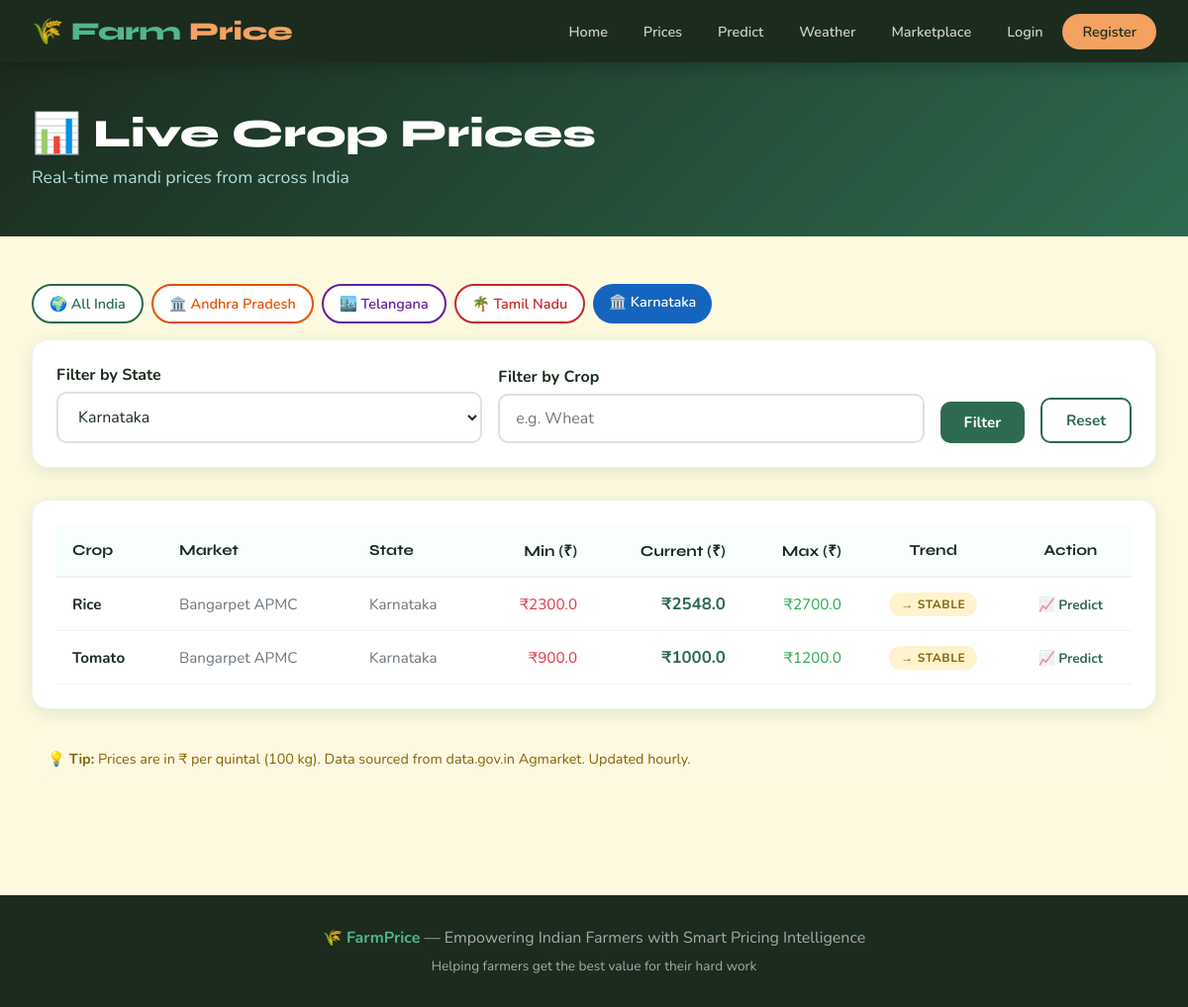
The page /prices/?state=Karnataka on the database its author committed.
### crops/models.py (models this page shows, shortened)
class Crop(models.Model):
    CROP_CHOICES = [
        ('wheat', 'Wheat'),
        ('rice', 'Rice'),
        ('corn', 'Corn'),
        ('cotton', 'Cotton'),
        ('sugarcane', 'Sugarcane'),
        ('soybean', 'Soybean'),
        ('tomato', 'Tomato'),
        ('potato', 'Potato'),
        ('onion', 'Onion'),
        ('groundnut', 'Groundnut'),
    ]
    name = models.CharField(max_length=100, choices=CROP_CHOICES)
    current_price = models.DecimalField(max_digits=10, decimal_places=2)
    min_price = models.DecimalField(max_digits=10, decimal_places=2)
    max_price = models.DecimalField(max_digits=10, decimal_places=2)
    market_name = models.CharField(max_length=200)
    state = models.CharField(max_length=100)
    updated_at = models.DateTimeField(auto_now=True)
    trend = models.CharField(max_length=10, choices=[('up', 'Rising'), ('down', 'Falling'), ('stable', 'Stable')], default='stable')

### crops/views.py (the view)
# urls.py: path('prices/', views.crop_prices, name='crop_prices'),
def crop_prices(request):
    state_filter = request.GET.get('state', '')
    crop_filter = request.GET.get('crop', '').lower()
    region = request.GET.get('region', '')  # 'ap_telangana' or ''
    if region == 'ap_telangana':
        from .api_client import get_ap_telangana_prices
        all_prices = get_ap_telangana_prices()
    elif state_filter:
        all_prices = get_all_prices(state=state_filter)
    else:
        all_prices = get_all_prices()
    if crop_filter:
        all_prices = [c for c in all_prices if crop_filter in c['name']]
    states = ['Andhra Pradesh', 'Telangana'] + list(
        set(c['state'] for c in all_prices if c['state'] not in ['N/A', 'Andhra Pradesh', 'Telangana'])
    )
    context = {
        'crops': all_prices,
        'states': states,
        'state_filter': state_filter,
        'crop_filter': crop_filter,
        'region': region,
    }
    return render(request, 'crops/prices.html', context)

### crops/api_client.py (called while the page is built)
def get_all_prices(state=None):
    from .models import Crop
    crops = Crop.objects.all()
    if state:
        crops = crops.filter(state__iexact=state)
    results = []
    for c in crops:
        results.append({
            "name": c.name,
            "display_name": c.get_name_display(),
            "current_price": float(c.current_price),
            "min_price": float(c.min_price),
            "max_price": float(c.max_price),
            "market_name": c.market_name,
            "state": c.state,
            "updated_at": str(c.updated_at.date()),
            "trend": c.trend,
        })
    return results

### crops/templates/crops/prices.html (shortened to what this page needs)
{% extends 'crops/base.html' %}
{% block content %}
<section style="background: linear-gradient(135deg, #1b2b1e, #2d6a4f); padding: 3rem 0;">
    <div class="container">
        <h1 style="font-family: 'Syne', sans-serif; font-size: 2.5rem; font-weight: 800; color: white; margin-bottom: 0.5rem;">📊 Live Crop Prices</h1>
        <p style="color: #b2dfdb; font-size: 1.1rem;">Real-time mandi prices from across India</p>
    </div>
</section>
<section class="section">
    <div class="container">
        <div style="margin-bottom: 1rem; display: flex; gap: 0.5rem; flex-wrap: wrap;">
            <a href="/prices/"
               style="padding: 0.5rem 1rem; border-radius: 20px; text-decoration: none; font-weight: 600; font-size: 0.9rem;
               {% if not state_filter and not region %}background:#2d6a4f; color:white;{% else %}background:white; color:#2d6a4f; border: 2px solid #2d6a4f;{% endif %}">
                🌍 All India
            </a>
            <a href="/prices/?state=Andhra+Pradesh"
               style="padding: 0.5rem 1rem; border-radius: 20px; text-decoration: none; font-weight: 600; font-size: 0.9rem;
               {% if state_filter == 'Andhra Pradesh' %}background:#e65100; color:white;{% else %}background:white; color:#e65100; border: 2px solid #e65100;{% endif %}">
                🏛️ Andhra Pradesh
            </a>
            <a href="/prices/?state=Telangana"
               style="padding: 0.5rem 1rem; border-radius: 20px; text-decoration: none; font-weight: 600; font-size: 0.9rem;
               {% if state_filter == 'Telangana' %}background:#6a1b9a; color:white;{% else %}background:white; color:#6a1b9a; border: 2px solid #6a1b9a;{% endif %}">
                🏙️ Telangana
            </a>
            <a href="/prices/?state=Tamil+Nadu"
               style="padding: 0.5rem 1rem; border-radius: 20px; text-decoration: none; font-weight: 600; font-size: 0.9rem;
               {% if state_filter == 'Tamil Nadu' %}background:#c62828; color:white;{% else %}background:white; color:#c62828; border: 2px solid #c62828;{% endif %}">
                🌴 Tamil Nadu
            </a>
            <a href="/prices/?state=Karnataka"
               style="padding: 0.5rem 1rem; border-radius: 20px; text-decoration: none; font-weight: 600; font-size: 0.9rem;
               {% if state_filter == 'Karnataka' %}background:#1565c0; color:white;{% else %}background:white; color:#1565c0; border: 2px solid #1565c0;{% endif %}">
                🏛️ Karnataka
            </a>
        </div>
        <div class="card" style="margin-bottom: 2rem;">
            <form method="get" style="display: flex; gap: 1rem; flex-wrap: wrap; align-items: flex-end;">
                <div class="form-group" style="flex: 1; min-width: 180px; margin-bottom: 0;">
                    <label>Filter by State</label>
                    <select name="state">
                        {% for state in states %}
                        <option value="{{ state }}" {% if state == state_filter %}selected{% endif %}>{{ state }}</option>
                        {% endfor %}
                    </select>
                </div>
                <div class="form-group" style="flex: 1; min-width: 180px; margin-bottom: 0;">
                    <label>Filter by Crop</label>
                    <input type="text" name="crop" value="{{ crop_filter }}" placeholder="e.g. Wheat">
                </div>
                <button type="submit" class="btn btn-primary">Filter</button>
                <a href="/prices/" class="btn btn-outline">Reset</a>
            </form>
        </div>
        {% if crops %}
        <div class="card" style="overflow-x: auto;">
            <table style="width: 100%; border-collapse: collapse; font-size: 0.95rem;">
                <thead>
                    <tr style="background: #f8fffe; border-bottom: 2px solid #e8f5e9;">
                        <th style="padding: 1rem; text-align: left; font-family: 'Syne', sans-serif; font-weight: 700;">Crop</th>
                        <th style="padding: 1rem; text-align: left; font-family: 'Syne', sans-serif; font-weight: 700;">Market</th>
                        <th style="padding: 1rem; text-align: left; font-family: 'Syne', sans-serif; font-weight: 700;">State</th>
                        <th style="padding: 1rem; text-align: right; font-family: 'Syne', sans-serif; font-weight: 700;">Min (₹)</th>
                        <th style="padding: 1rem; text-align: right; font-family: 'Syne', sans-serif; font-weight: 700;">Current (₹)</th>
                        <th style="padding: 1rem; text-align: right; font-family: 'Syne', sans-serif; font-weight: 700;">Max (₹)</th>
                        <th style="padding: 1rem; text-align: center; font-family: 'Syne', sans-serif; font-weight: 700;">Trend</th>
                        <th style="padding: 1rem; text-align: center; font-family: 'Syne', sans-serif; font-weight: 700;">Action</th>
                    </tr>
                </thead>
                <tbody>
                    {% for crop in crops %}
                    <tr style="border-bottom: 1px solid #f0f7f0; transition: background 0.15s;"
                        onmouseover="this.style.background='#f8fffe'"
                        onmouseout="this.style.background=''">
                        <td style="padding: 0.9rem 1rem; font-weight: 700;">{{ crop.display_name }}</td>
                        <td style="padding: 0.9rem 1rem; color: #6c757d;">{{ crop.market_name }}</td>
                        <td style="padding: 0.9rem 1rem; color: #6c757d;">{{ crop.state }}</td>
                        <td style="padding: 0.9rem 1rem; text-align: right; color: #dc3545;">₹{{ crop.min_price }}</td>
                        <td style="padding: 0.9rem 1rem; text-align: right; font-weight: 700; font-size: 1.05rem; color: #2d6a4f;">₹{{ crop.current_price }}</td>
                        <td style="padding: 0.9rem 1rem; text-align: right; color: #28a745;">₹{{ crop.max_price }}</td>
                        <td style="padding: 0.9rem 1rem; text-align: center;">
                            {% if crop.trend == 'up' %}
                                <span class="badge badge-up">▲ Rising</span>
                            {% elif crop.trend == 'down' %}
                                <span class="badge badge-down">▼ Falling</span>
                            {% else %}
                                <span class="badge badge-stable">→ Stable</span>
                            {% endif %}
                        </td>
                        <td style="padding: 0.9rem 1rem; text-align: center;">
                            <a href="/predict/?crop={{ crop.name }}" style="color: #2d6a4f; font-weight: 700; text-decoration: none; font-size: 0.85rem;">📈 Predict</a>
                        </td>
                    </tr>
                    {% endfor %}
                </tbody>
            </table>
        </div>
        {% else %}
        <div style="text-align: center; padding: 4rem; color: #6c757d;">
            <div style="font-size: 4rem; margin-bottom: 1rem;">📊</div>
            <h3 style="font-family: 'Syne', sans-serif;">No price data found</h3>
            <p>Try adjusting your filters or check back later.</p>
        </div>
        {% endif %}
        <div style="margin-top: 1.5rem; padding: 1rem; background: #fff8e1; border-radius: 10px; font-size: 0.9rem; color: #856404;">
            💡 <strong>Tip:</strong> Prices are in ₹ per quintal (100 kg). Data sourced from data.gov.in Agmarket. Updated hourly.
        </div>
    </div>
</section>
{% endblock %}

### crops/templates/crops/base.html (style rules this page uses)
:root { --green: #2d6a4f; --green-light: #52b788; --green-pale: #d8f3dc; --earth: #a0522d; --gold: #f4a261; --sky: #48cae4; --cream: #fefae0; --dark: #1b2b1e; --gray: #6c757d; --white: #ffffff; --shadow: 0 4px 20px rgba(45, 106, 79, 0.15); }
* { margin: 0; padding: 0; box-sizing: border-box; }
body { font-family: 'Nunito', sans-serif; background: var(--cream); color: var(--dark); min-height: 100vh; }
.card { background: white; border-radius: 16px; padding: 1.5rem; box-shadow: var(--shadow); border: 1px solid #e8f5e9; }
.btn { display: inline-block; padding: 0.7rem 1.5rem; border-radius: 10px; font-weight: 700; font-size: 0.95rem; text-decoration: none; border: none; cursor: pointer; transition: all 0.2s; font-family: 'Nunito', sans-serif; }
.btn-primary { background: var(--green); color: white; }
.btn-outline { background: transparent; border: 2px solid var(--green); color: var(--green); }
.badge { display: inline-block; padding: 0.25rem 0.75rem; border-radius: 20px; font-size: 0.75rem; font-weight: 700; text-transform: uppercase; letter-spacing: 0.05em; }
.badge-stable { background: #fff3cd; color: #856404; }
.container { max-width: 1200px; margin: 0 auto; padding: 0 2rem; }
.section { padding: 3rem 0; }
.form-group { margin-bottom: 1.25rem; }
.form-group label { display: block; font-weight: 700; margin-bottom: 0.4rem; color: var(--dark); }
.form-group input, .form-group select, .form-group textarea { width: 100%; padding: 0.75rem 1rem; border: 2px solid #e0e0e0; border-radius: 10px; font-family: 'Nunito', sans-serif; font-size: 1rem; color: var(--dark); transition: border-color 0.2s; background: white; }

### rows shown on the page
Crop: state "Karnataka", display_name "Rice", market_name "Bangarpet APMC", min_price "2300.0", current_price "2548.0", max_price "2700.0", trend "→ STABLE"
Crop: display_name "Tomato", market_name "Bangarpet APMC", state "Karnataka", min_price "900.0", current_price "1000.0", max_price "1200.0", trend "→ STABLE"
